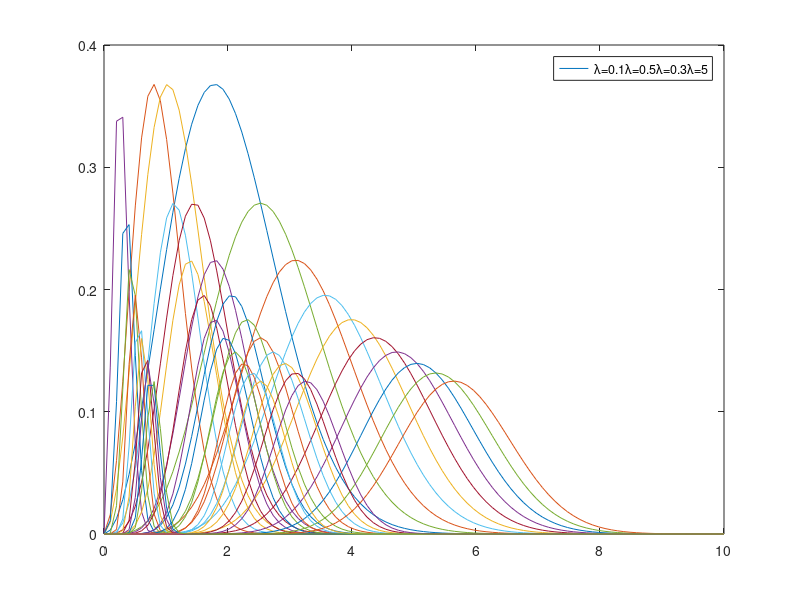

MATLAB code to generate this figure:
r=linspace(0,10);
lambda=[0.1,0.5,0.3,5];
figure;
n=1:10;
for n=1:length(n)
    for i=1:length(lambda)
        l=lambda(i);
        y=(exp(-l*pi*r.^2).*(l*pi*r.^2).^n)/factorial(n);
        plot(r,y);
        hold on;

        label=sprintf("\\lambda=%g",lambda);
        legend(label);
    end
end